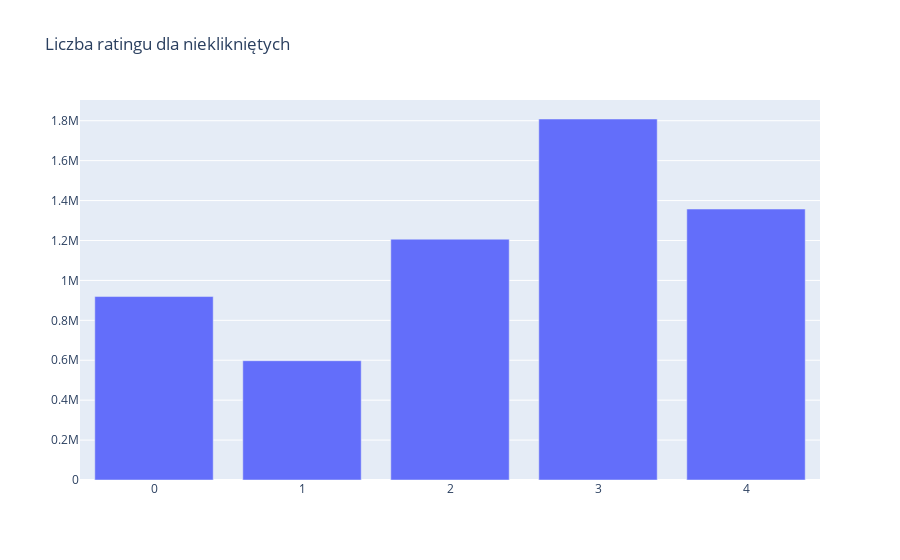

The notebook cell this image was saved under:
### Code cell
di = dict(collections.Counter(train.loc[train['clicked']==0]['Rating']))
fig = go.Figure(
    data=[go.Bar(y=list(di.values())[:5], x=list(di.keys())[:5])],
    layout_title_text="Liczba ratingu dla nieklikniętych"
)
fig.show()

### Figure 1 — Plotly figure (JSON) as saved in the notebook; plotly's stock layout.template omitted (floating-point values rounded to 4 significant figures)
{"data": [{"type": "bar", "x": [2, 0, 3, 4, 1], "y": [1206514, 919137, 1808690, 1357561, 597630]}], "layout": {"title": {"text": "Liczba ratingu dla nieklikniętych"}}}
